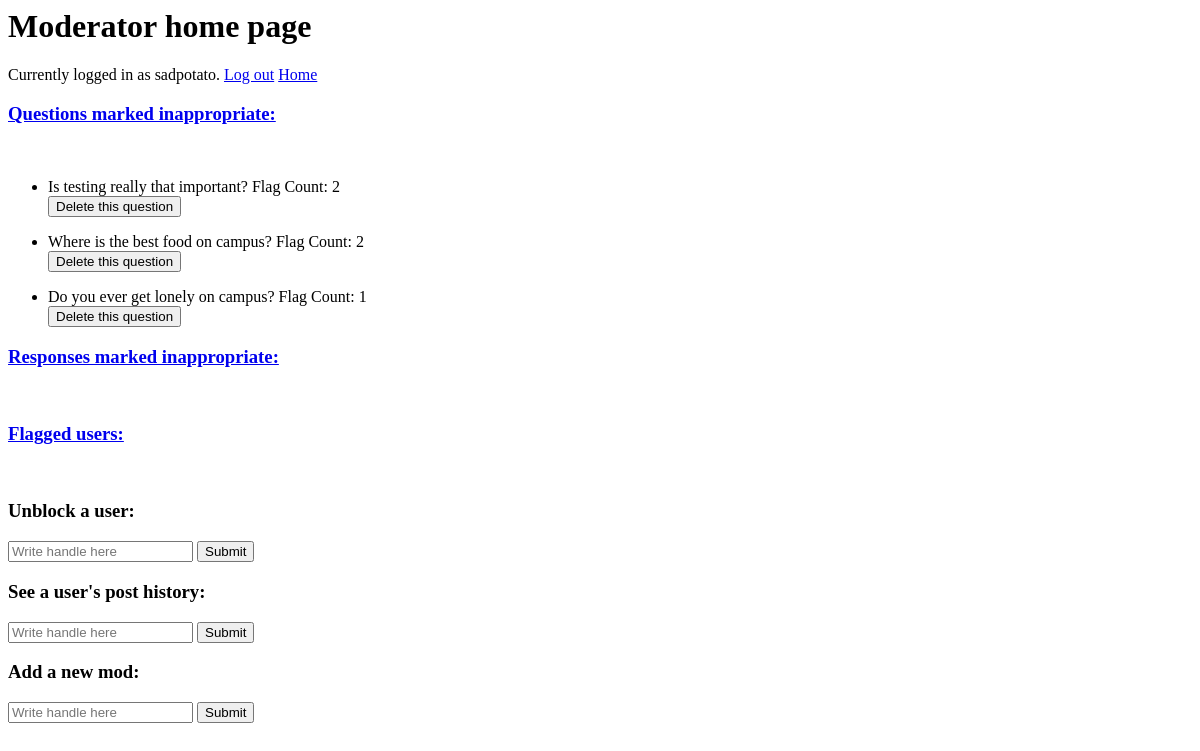
Page /blog/mod/ (signed in) on the earlier database version.
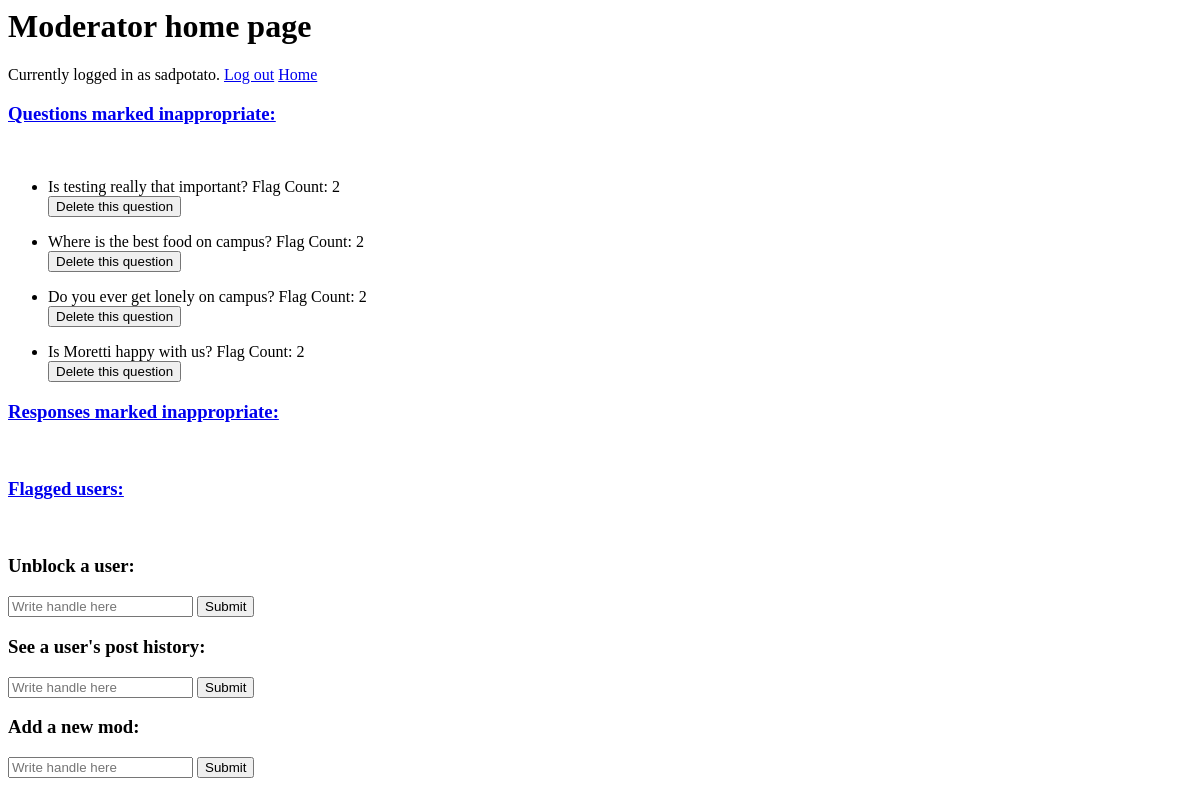
Same page on the later database version.
### blog/models.py (models this page shows, shortened)
class Profile(models.Model):
    user = models.OneToOneField(User, on_delete=models.CASCADE)
    blocked_by = models.OneToOneField(User, blank=True, null=True, related_name = 'blocked_by')
    initialized = models.BooleanField(default = False)
    handle = models.CharField(max_length = 50, blank=True)
    created_at = models.DateTimeField(null=True,blank=True)
    netid = models.CharField(max_length = 50, blank=True)
    modOrNot = models.BooleanField(default = False)
    is_admin = models.BooleanField(default = False)
    blockedOrNot = models.BooleanField(default = False)
    classYear = models.CharField(max_length = 10, blank=True)
    inappropriateCount = models.PositiveIntegerField(default=0)
    objects = managers.ProfileManager()
    class Meta:
        verbose_name = "Profile"
        verbose_name_plural = "Profiles"

class Question(models.Model):
    blocked_by = models.OneToOneField(User, blank=True, null=True)
    text = models.TextField()
    created_at = models.DateTimeField()
    blockedOrNot = models.BooleanField(default = False)
    inappropriateCount = models.IntegerField(
        default=0,
        verbose_name= "Inappropriate")
    inappropriateId = models.ManyToManyField(User, related_name = 'flagged_questions')
    objects = managers.QuestionManager()
    class Meta:
        verbose_name = "Question"
        verbose_name_plural = "Questions"

### blog/views.py (the view)
# urls.py: url(r'mod/', views.mod, name='mod'),
def mod(request):
	if not request.user.is_authenticated or not request.user.profile.modOrNot:
		return HttpResponseRedirect(reverse('blog:index'))
	try: # should probably put this in Blocked info
		block_user = User.objects.get(pk=request.POST['block_user'])
		if not block_user.profile.modOrNot:
			block_user.profile.blockedOrNot = True
			block_user.profile.blocked_by = User.objects.get(pk=request.POST['user_id'])
			block_user.profile.save()
			try:
				block_user.blocked_info.count += 1
				block_user.blocked_info.blocked_at = timezone.now()
				block_user.blocked_info.save()
			except:
				block_info = Blocked(user=block_user,count=1,blocked_at=timezone.now())
				block_user.blocked_info = block_info
				block_user.blocked_info.save()
				block_user.save()
	except:
		pass
	try: # TODO add modded by
		mod_handle = request.POST['new_mod_handle']
		mod_profile = Profile.objects.filter(handle=mod_handle)[0]
		mod_profile.modOrNot = True
		mod_profile.save()
	except:
		pass
	try: # TODO add unblocked by
		unblock_handle = request.POST['unblock_user']
		unblock_profile = Profile.objects.filter(handle=unblock_handle)[0]
		unblock_profile.blockedOrNot = False
		unblock_profile.save()
	except:
		pass
	try:
		delete_q = request.POST['delete_q']
		q = Question.objects.get(pk=delete_q)
		q.blockedOrNot = True
		q.blocked_by = User.objects.get(pk=request.POST['user_id'])
		q.save()
	except:
		pass
	try:
		hide_r = request.POST['hide_r']
		r = Answer.objects.get(pk=hide_r)
		r.blockedOrNot = True
		r.blocked_by = User.objects.get(pk=request.POST['user_id'])
		r.save()
	except:
		pass
	inappropriate_questions = Question.objects.filter(inappropriateCount__gt=0).order_by('-inappropriateCount')[:5]
	inappropriate_responses = Answer.objects.filter(inappropriateCount__gt=0).order_by('-inappropriateCount')[:5]
	flagged_profiles = Profile.objects.filter(inappropriateCount__gt=0).filter(blockedOrNot=False).order_by('-inappropriateCount')[:5]
	context = {
		'inappropriate_questions' : inappropriate_questions,
		'inappropriate_responses' : inappropriate_responses,
		'flagged_profiles' : flagged_profiles,
	}
	template = loader.get_template('blog/mod.html')
	return HttpResponse(template.render(context, request))

### blog/templates/blog/mod.html (shortened to what this page needs)
{% if user.is_authenticated and user.profile.modOrNot %}
	<h1> Moderator home page </h1>
	Currently logged in as {{user.profile.handle}}. <a href="/accounts/logout">Log out</a>
	<a href="{% url 'blog:index' %}"> Home </a>
	<h3> <a href="{% url 'blog:inappropriate_qs' %}">Questions marked inappropriate: </a></h3> <br>
	<ul>
		{% for question in inappropriate_questions %}
			<li> {{ question.text }}	 Flag Count: {{question.inappropriateCount}}
					<form action="{% url 'blog:mod' %}" method="post">
							<button name="delete_q" value="{{question.id}}"> Delete this question </button>
				  </form>
			</li>
		{% endfor %}
	</ul>
	<h3> <a href="{% url 'blog:inappropriate_rs' %}">Responses marked inappropriate: </a></h3> <br>
	<h3> <a href="{% url 'blog:flagged_users' %}"> Flagged users: </a></h3> <br>
	<h3> Unblock a user: </h3>
	<form action="{% url 'blog:mod' %}" method="post">
		<input type="text" name="unblock_user" value="" placeholder="Write handle here">
		<input type="Submit" name="submit">
	</form>
	<h3> See a user's post history: </h3>
	<form action="{% url 'blog:see_user_history' %}" method="get">
		<input type="text" name="det_user" value="" placeholder="Write handle here">
		<input type="Submit" name="submit">
	</form>
	<h3> Add a new mod: </h3>
	<form action="{% url 'blog:mod' %}" method="post">
		<input type="text" name="new_mod_handle" value="" placeholder="Write handle here">
		<input type="Submit" name="submit">
	</form>
{% endif %}

Differences in the rows shown:
changed Question "Do you ever get lonely on campus?": inappropriateCount "1" → "2"
added Question: text "Is Moretti happy with us?", inappropriateCount "2", {{ question.id }} 36 (drawn)
